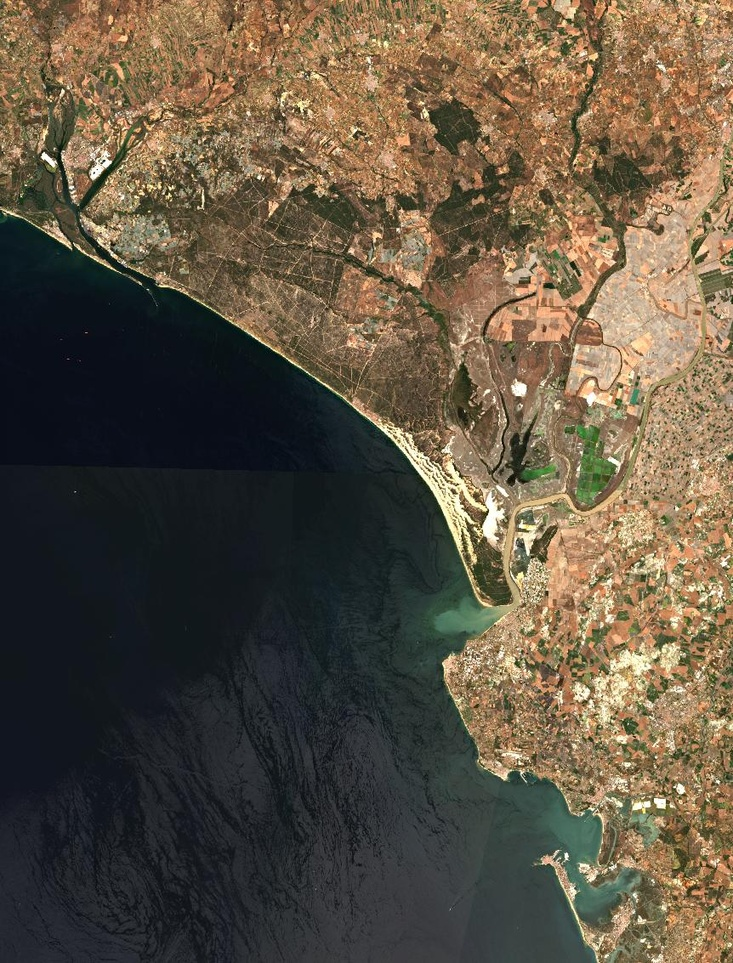
#> input picture 1_Intro/primeraImagen.jpeg, 733 x 963 px, shrunk from 862 x 1133 before the run
$ jupyter execute Ejercicio-4.ipynb   (shell and % lines are left out)
#> lines starting #> are read from the running program, lines starting #| are printed output that depends on the picture; after the words box and inside, x2 and y2 are one past the last pixel; in counts of white or black regions, pixels touching at a corner belong together
[cell 1]
import matplotlib.pyplot as plt
import os
os.sys.path
import numpy as np
import matplotlib
from pathlib import Path
import cv2 as cv

[cell 2]
print(os.sys.path)

[cell 3]
img = cv.imread("primeraImagen.jpeg")
#> img is the input picture: shape (963, 733, 3); mean B, G, R 67.1, 84, 95.3
imgray = cv. cvtColor(img, cv.COLOR_BGR2GRAY)
plt.imshow(imgray, cmap='gray')
plt.show()
ret, thresh = cv.threshold(imgray, 220,255,0)
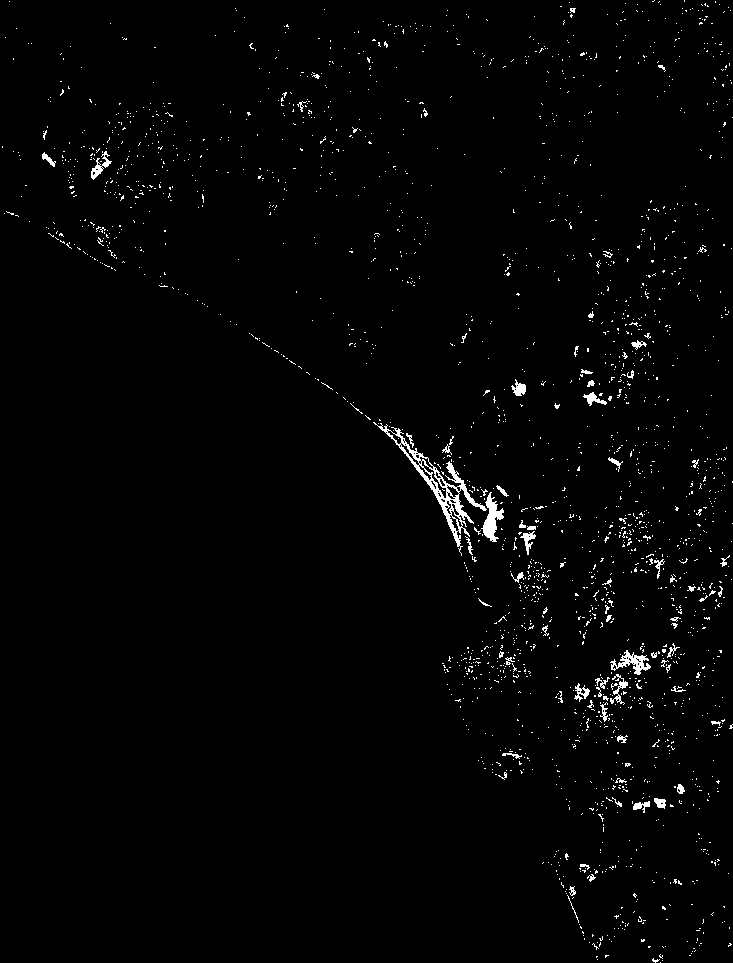
#> thresh: shape (963, 733); 1.6% white in thin lines or dots
contours, hierarchy = cv.findContours(thresh, cv.RETR_TREE, cv.CHAIN_APPROX_SIMPLE)
#> contours = 2262 contours, 2217 with area under 20; largest, box (x1, y1, x2, y2) and area: (373, 422, 487, 556) 2065, (481, 492, 504, 542) 434, (610, 650, 651, 675) 336, (421, 460, 447, 499) 167, (91, 151, 112, 180) 156

[cell 4]
#TAREA 8
img_contornos = img.copy()
cv.drawContours(img_contornos, contours, -1, (0, 255, 0), 2)
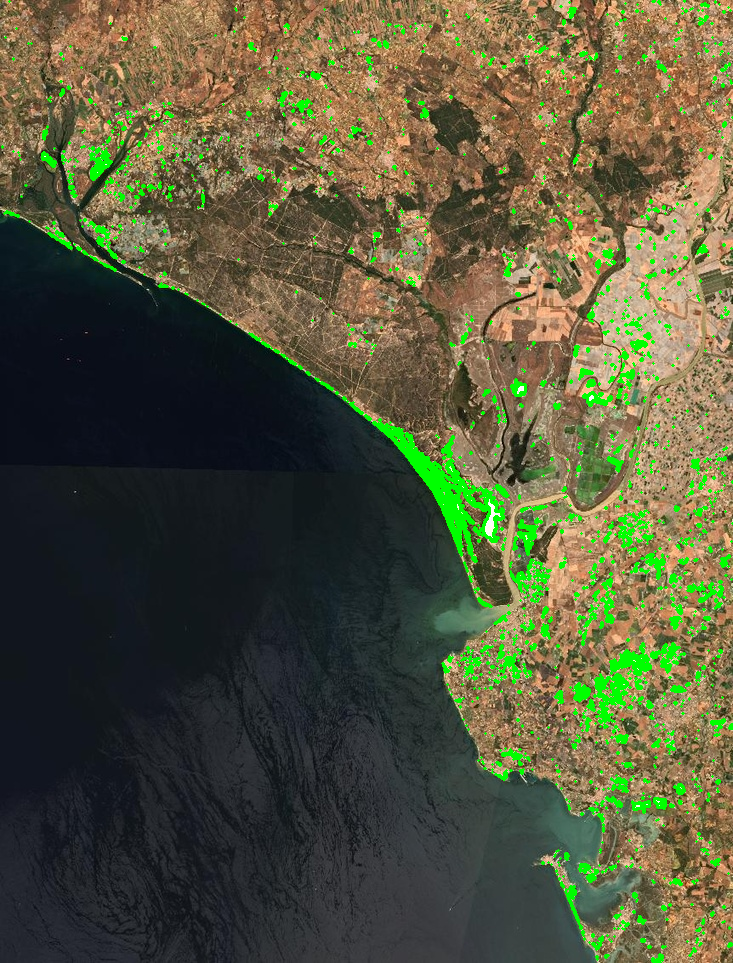
#> img_contornos: shape (963, 733, 3); 4.36% of pixels changed, all inside (x1, y1, x2, y2) = (1, 0, 733, 963)
plt.imshow(cv.cvtColor(img_contornos, cv.COLOR_BGR2RGB))
plt.title("Contorno en verde")
plt.show()

cv.imwrite(str(Path.home() / "mystorage/práctica1/imagen_contorno_verde.jpeg"), img_contornos)
#> Out = True

[cell 5]
#TAREA9
b, g, r = cv.split(img)
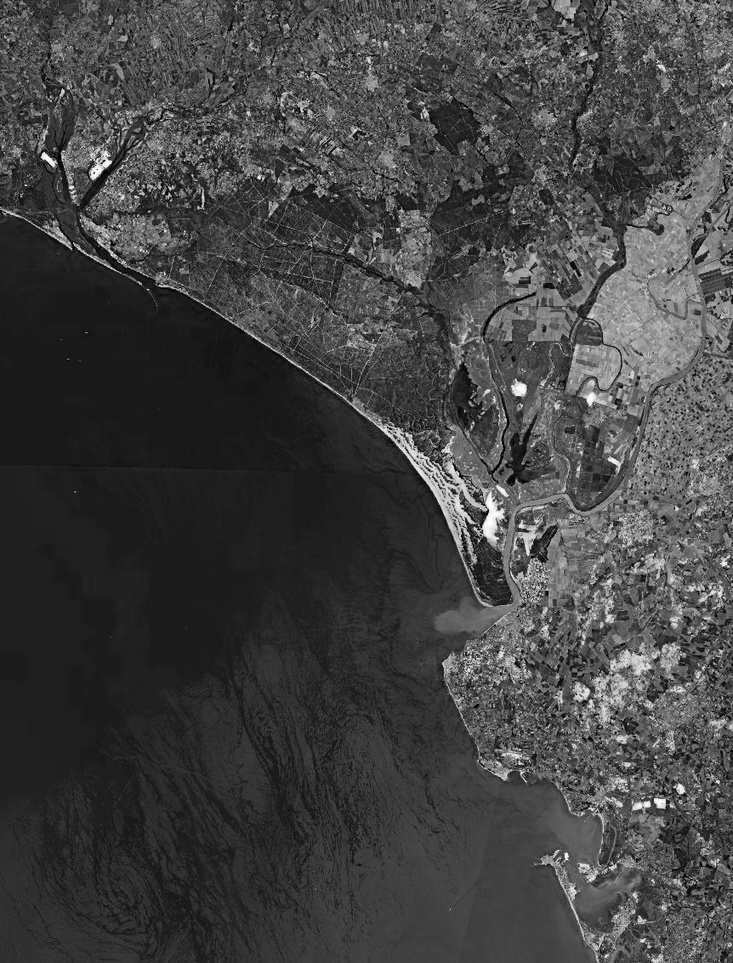
#> b: shape (963, 733); min 0, max 255, mean 67.1
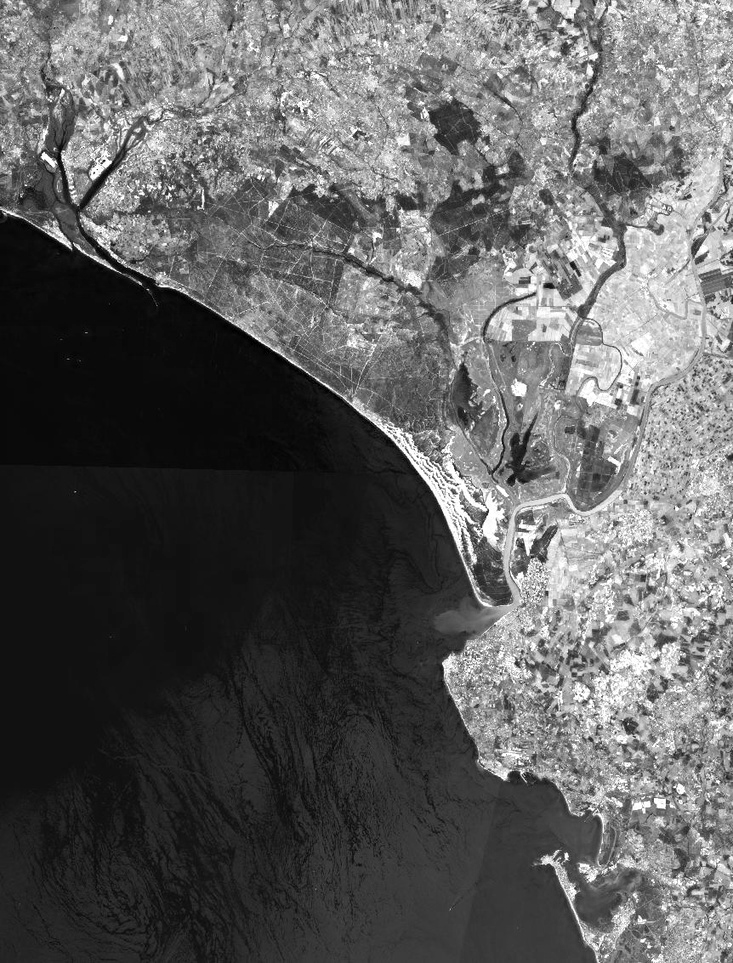
#> r: shape (963, 733); min 0, max 255, mean 95.3
canales = [b, g, r]
nombres = ["Azul", "Verde", "Rojo"]
colores = [(255, 0, 0), (0, 255, 0), (0, 0, 255)]

for canal, nombre, color in zip(canales, nombres, colores):
    _, binario = cv.threshold(canal, 220, 255, 0)
    contornos, _ = cv.findContours(binario, cv.RETR_TREE, cv.CHAIN_APPROX_SIMPLE)
    img_contornos = img.copy()
    cv.drawContours(img_contornos, contornos, -1, color, 2)

    plt.figure(figsize=(6, 6))
    plt.imshow(cv.cvtColor(img_contornos, cv.COLOR_BGR2RGB))
    plt.title(f"Contornos en el canal {nombre}")
    plt.axis("off")
    plt.show()
#> this loop made 3 passes
#> (nombre, color) on passes 1 to 3: ('Azul', (255, 0, 0)), ('Verde', (0, 255, 0)), ('Rojo', (0, 0, 255))
#> pass 1, `_, binario = cv.threshold(canal, 220, 255, 0)`:
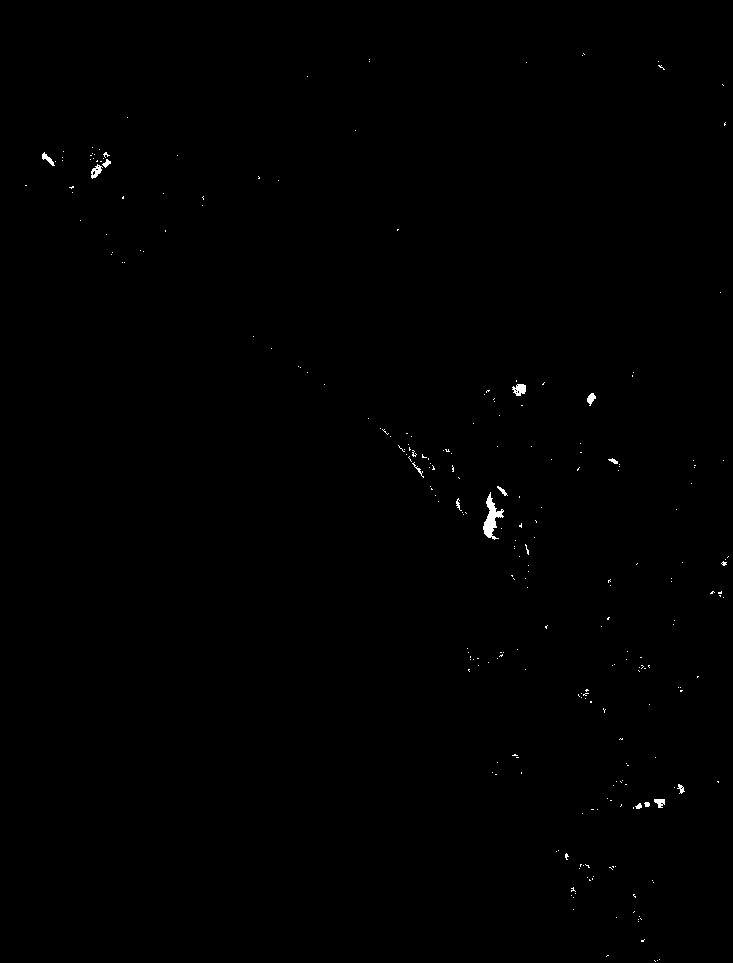
#> binario: shape (963, 733); 0.24% white; 254 white regions (240 under 20 px), largest, box (x1, y1, x2, y2) and area: (483, 492, 504, 540) 410, (512, 384, 526, 396) 117, (91, 164, 103, 179) 90
#> after the loop:
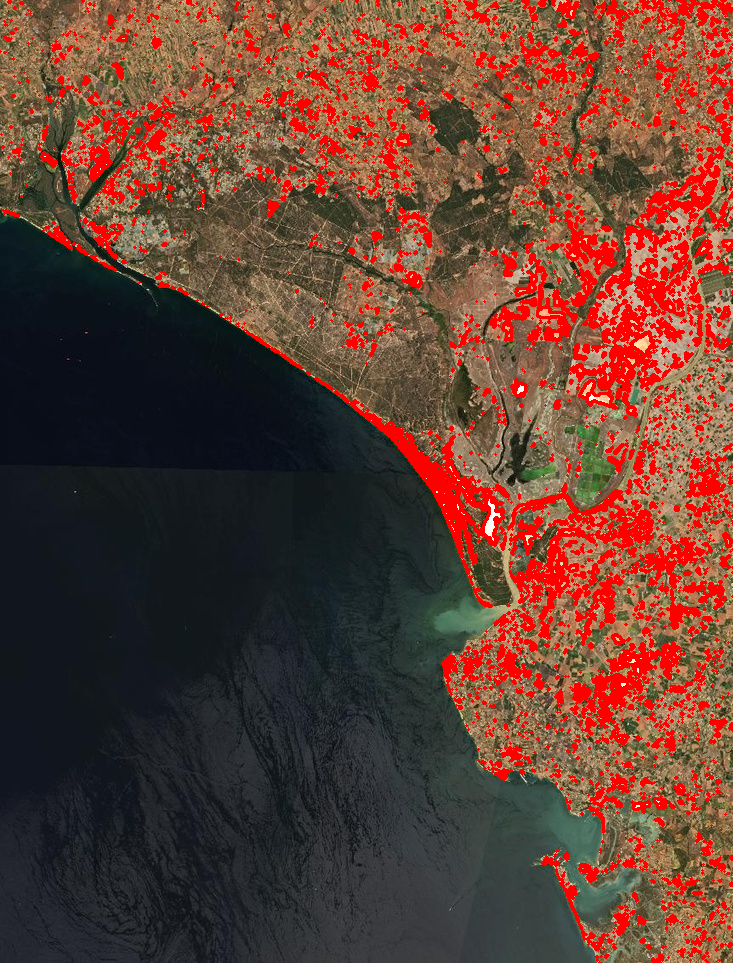
#> img_contornos: shape (963, 733, 3); mean B, G, R 51, 63.3, 101.5
